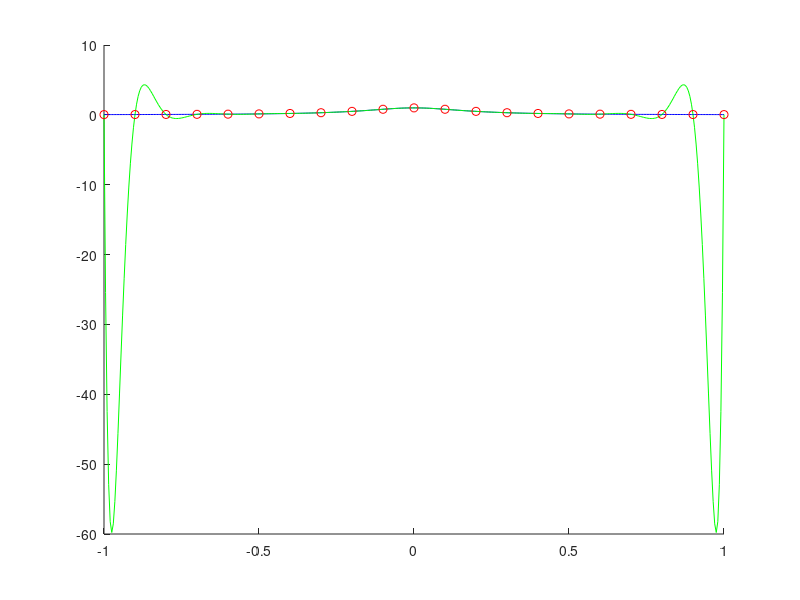

MATLAB code to generate this figure:
% --- Interpolación de Lagrange mediante diferencias divididas---

% A partir de n+1 datos (xi, fxi) 0<=i<=n, la interpolación de Lagrange construye un
% polinomio de grado n que presenta estos valores. 


f = @(x) 1./(1+25*x.^2); %función conocida o a comparar con la interpolación
xi = -1:0.1:1;
%fi = [ ];
fi = f(xi); % si función conocida


u = length(xi); %u=n+1 
table = zeros(u, u);
table(:,1) = fi'; %esta tabla no incluye los xi, primera columna fi
for j = 2:u
    for i = 1:u-j+1
            table(i,j) = (table(i+1,j-1) - table(i,j-1)) / (xi(i+j-1) - xi(i));
    end
end

table

x = -1:0.005:1; %puntos en los que obtener p evaluado

coef = table(1,:);
p = 0*x;
q = 1;

for i=1:u
        p = p + coef(i).*q; %construcción p 
        q = q.*(x-xi(i)); 
end

hold on 
plot(x,f(x),'b') %representar función 
plot(x,p,'g')
scatter(xi, fi, 'r')
